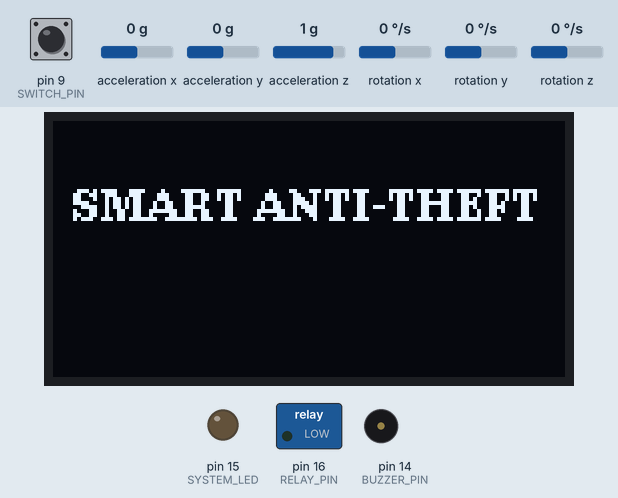
A sketch run on a simulated Arduino Uno, built with avr-gcc and run on an emulated ATmega328P. On the bench: 128×64 one-colour display, switched loads named in the sketch (green lamp = pin HIGH), output pins drawn as LEDs (lit = HIGH), buzzer (waves = sounding, pin HIGH). The inputs (shaded band) are chosen by the test bench; at power-on: acceleration x 0 g, pin 9 (SWITCH_PIN) HIGH, acceleration y 0 g, acceleration z 1 g, rotation x 0 °/s, rotation y 0 °/s, rotation z 0 °/s. Pins used as bus, display or sensor lines are not drawn; what the sketch prints to the serial monitor is not drawn.

Above: at 3.2 s.
3.3 s: acceleration x set to -0.8 g
4.8 s: acceleration x set to -1.1 g
At 6.0 s:
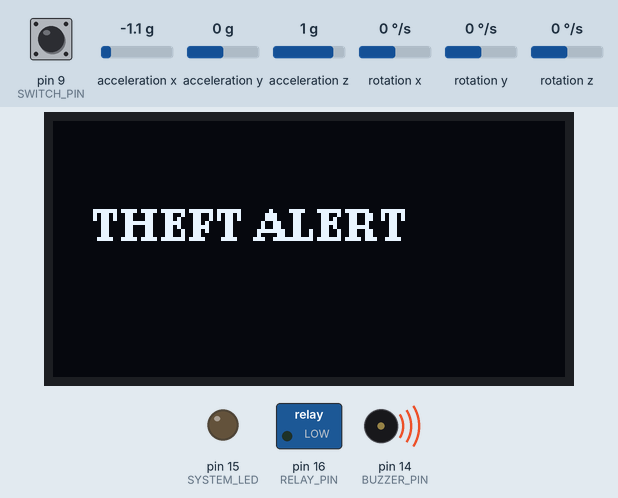
At 11.86 s:
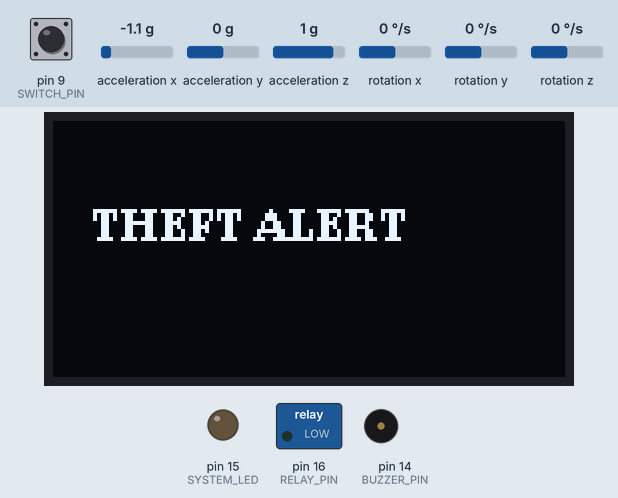
Timing chart, 0 to 12.3 s (numbered marks = the images above; inputs shaded):
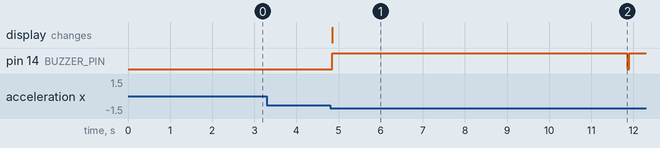

Measured:
- the behaviour switches between -0.9 and -1 g on acceleration x (found by bisection; images 0 and 1)
- after the input at 3.3 s, every drawn part: stays the same
- after the input at 4.8 s, pin 14 (BUZZER_PIN): LOW → HIGH after 0.05 s, → LOW 7.0 s later, → HIGH 0.05 s later; the display: changes after 0.05 s (image 1)

The sketch:

Smart_AntiTheft_System.ino
```cpp
#include <Wire.h>
#include <Keypad.h>
#include <SPI.h>
#include <U8g2lib.h>
#include <MPU6050.h>

MPU6050 mpu;

// ---------- OLED ----------
U8G2_SSD1306_128X64_NONAME_F_4W_HW_SPI display(
U8G2_R0,
18,   // CLK
19,   // MOSI
21,   // CS
20,   // DC
22);  // RESET

// ---------- Keypad ----------
const byte ROWS = 4;
const byte COLS = 3;

char keys[ROWS][COLS] = {
{'1','2','3'},
{'4','5','6'},
{'7','8','9'},
{'*','0','#'}
};

byte rowPins[ROWS] = {10,11,12,13};
byte colPins[COLS] = {6,7,8};

Keypad keypad = Keypad(makeKeymap(keys),rowPins,colPins,ROWS,COLS);

// ---------- Pins ----------
#define RELAY_PIN 16
#define BUZZER_PIN 14
#define SYSTEM_LED 15
#define IGNITION_LED 18
#define SWITCH_PIN 9

String password="1234";
String entered="";

bool vehicleOn=false;
bool unlocked=false;

void setup()
{
Serial.begin(115200);

Wire.begin();
mpu.initialize();

pinMode(RELAY_PIN,OUTPUT);
pinMode(BUZZER_PIN,OUTPUT);
pinMode(SYSTEM_LED,OUTPUT);
pinMode(IGNITION_LED,OUTPUT);
pinMode(SWITCH_PIN,INPUT_PULLUP);

digitalWrite(RELAY_PIN,LOW);
digitalWrite(BUZZER_PIN,LOW);
digitalWrite(SYSTEM_LED,LOW);
digitalWrite(IGNITION_LED,LOW);

display.begin();
display.clearBuffer();
display.setFont(u8g2_font_ncenB08_tr);
display.drawStr(5,25,"SMART ANTI-THEFT");
display.sendBuffer();

delay(2000);
}

void loop()
{
vehicleOn=!digitalRead(SWITCH_PIN);

if(vehicleOn)
{
digitalWrite(SYSTEM_LED,HIGH);
passwordScreen();
}
else
{
digitalWrite(SYSTEM_LED,LOW);
digitalWrite(RELAY_PIN,LOW);
digitalWrite(IGNITION_LED,LOW);

motionDetection();
}
}

void passwordScreen()
{
display.clearBuffer();
display.drawStr(0,15,"Enter Password");
display.drawStr(0,35,entered.c_str());
display.sendBuffer();

char key=keypad.getKey();

if(key)
{
if(key=='#')
{
if(entered==password)
{
unlockVehicle();
}
else
{
wrongPassword();
}
entered="";
}
else if(key=='*')
{
entered="";
}
else
{
entered+=key;
}
}
}

void unlockVehicle()
{
unlocked=true;

digitalWrite(RELAY_PIN,HIGH);
digitalWrite(IGNITION_LED,HIGH);

display.clearBuffer();
display.drawStr(15,30,"ACCESS GRANTED");
display.sendBuffer();

Serial.println("Vehicle Started");

delay(2000);
}

void wrongPassword()
{
digitalWrite(RELAY_PIN,LOW);
digitalWrite(IGNITION_LED,LOW);

display.clearBuffer();
display.drawStr(10,30,"WRONG PASSWORD");
display.sendBuffer();

for(int i=0;i<5;i++)
{
digitalWrite(BUZZER_PIN,HIGH);
delay(200);
digitalWrite(BUZZER_PIN,LOW);
delay(200);
}

sendSMS();
}

void motionDetection()
{
int16_t ax,ay,az;
int16_t gx,gy,gz;

mpu.getMotion6(&ax,&ay,&az,&gx,&gy,&gz);

if(abs(ax)>15000 || abs(ay)>15000)
{
display.clearBuffer();
display.drawStr(10,30,"THEFT ALERT");
display.sendBuffer();

digitalWrite(BUZZER_PIN,HIGH);

sendSMS();

delay(3000);

digitalWrite(BUZZER_PIN,LOW);
}
}

void sendSMS()
{
Serial.println("AT");
delay(1000);

Serial.println("AT+CMGF=1");
delay(1000);

Serial.println("AT+CMGS=\"+91XXXXXXXXXX\"");
delay(1000);

Serial.println("Alert! Vehicle Theft Detected.");
delay(1000);

Serial.write(26);

Serial.println("SMS Sent");
}
```
